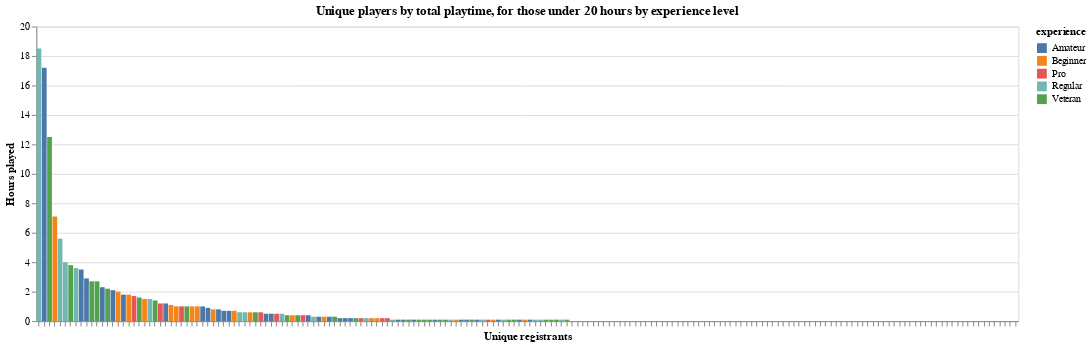

The notebook cell this image was saved under:
### Code cell
unique_vs_cumulative_hours_and_experience_under20 = alt.Chart(under20, title="Unique players by total playtime, for those under 20 hours by experience level" ).mark_bar().encode(
    x=alt.X("hashedEmail", axis=alt.Axis(labels=False)).sort("-y").title("Unique registrants"),
    y=alt.Y("played_hours").title("Hours played"),
    color=alt.Color("experience")
).properties(width = 1000)

unique_vs_cumulative_hours_and_experience_under20

### Figure 1 — Vega-Lite specification as saved in the notebook (floating-point values rounded to 4 significant figures; data arrays with more than 128 entries replaced by an {"elided": "..."} marker saying what was removed)
{"config": {"view": {"continuousWidth": 300, "continuousHeight": 300}}, "data": {"name": "data-6e4a379907ca1c563f35ec0e85109a2d"}, "mark": {"type": "bar"}, "encoding": {"color": {"field": "experience", "type": "nominal"}, "x": {"axis": {"labels": false}, "field": "hashedEmail", "sort": "-y", "title": "Unique registrants", "type": "nominal"}, "y": {"field": "played_hours", "title": "Hours played", "type": "quantitative"}}, "title": "Unique players by total playtime, for those under 20 hours by experience level", "width": 1000, "$schema": "https://vega.github.io/schema/vega-lite/v5.20.1.json", "datasets": {"data-6e4a379907ca1c563f35ec0e85109a2d": {"elided": "186 records"}}}
